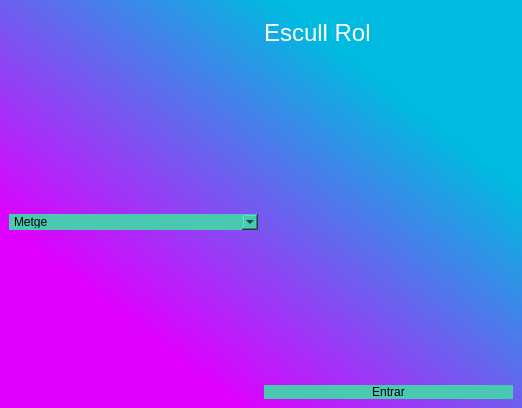
<?xml version="1.0" encoding="UTF-8"?>
<ui version="4.0">
 <class>Roles</class>
 <widget class="QMainWindow" name="Roles">
  <property name="geometry">
   <rect>
    <x>0</x>
    <y>0</y>
    <width>522</width>
    <height>408</height>
   </rect>
  </property>
  <property name="windowTitle">
   <string>Roles</string>
  </property>
  <property name="styleSheet">
   <string notr="true">
QWidget#centralwidget{
background-color:qlineargradient(spread:pad, x1:0, y1:1, x2:1, y2:0, stop:0.228856 rgba(223, 0, 255, 255), stop:0.761194 rgba(0, 186, 224, 255));
}</string>
  </property>
  <widget class="QWidget" name="centralwidget">
   <layout class="QGridLayout" name="gridLayout">
    <item row="2" column="0">
     <widget class="QComboBox" name="comboBox">
      <property name="styleSheet">
       <string notr="true">border-radius:10px;
font: 14pt &quot;MS Shell Dlg 2&quot;;
background-color: rgb(72, 201, 176);</string>
      </property>
      <item>
       <property name="text">
        <string>Metge</string>
       </property>
      </item>
      <item>
       <property name="text">
        <string>Pacient</string>
       </property>
      </item>
     </widget>
    </item>
    <item row="5" column="1">
     <widget class="QPushButton" name="pushButton">
      <property name="cursor">
       <cursorShape>PointingHandCursor</cursorShape>
      </property>
      <property name="styleSheet">
       <string notr="true">border-radius:10px;
font: 14pt &quot;MS Shell Dlg 2&quot;;
background-color: rgb(72, 201, 176);</string>
      </property>
      <property name="text">
       <string>Entrar</string>
      </property>
     </widget>
    </item>
    <item row="0" column="0">
     <widget class="QLabel" name="usuari">
      <property name="font">
       <font>
        <family>MS Shell Dlg 2</family>
        <pointsize>16</pointsize>
        <weight>50</weight>
        <italic>false</italic>
        <bold>false</bold>
       </font>
      </property>
      <property name="styleSheet">
       <string notr="true">font: 16pt &quot;MS Shell Dlg 2&quot;;
color: white;</string>
      </property>
      <property name="text">
       <string>&lt;html&gt;&lt;head/&gt;&lt;body&gt;&lt;p&gt;&lt;br/&gt;&lt;/p&gt;&lt;/body&gt;&lt;/html&gt;</string>
      </property>
     </widget>
    </item>
    <item row="0" column="1">
     <widget class="QLabel" name="usuari_3">
      <property name="font">
       <font>
        <family>MS Shell Dlg 2</family>
        <pointsize>16</pointsize>
        <weight>50</weight>
        <italic>false</italic>
        <bold>false</bold>
       </font>
      </property>
      <property name="styleSheet">
       <string notr="true">font: 16pt &quot;MS Shell Dlg 2&quot;;
color: white;</string>
      </property>
      <property name="text">
       <string>&lt;html&gt;&lt;head/&gt;&lt;body&gt;&lt;p&gt;&lt;span style=&quot; font-size:18pt;&quot;&gt;Escull Rol&lt;/span&gt;&lt;/p&gt;&lt;/body&gt;&lt;/html&gt;</string>
      </property>
     </widget>
    </item>
    <item row="3" column="0">
     <spacer name="verticalSpacer">
      <property name="orientation">
       <enum>Qt::Vertical</enum>
      </property>
      <property name="sizeHint" stdset="0">
       <size>
        <width>20</width>
        <height>40</height>
       </size>
      </property>
     </spacer>
    </item>
    <item row="1" column="0">
     <spacer name="verticalSpacer_2">
      <property name="orientation">
       <enum>Qt::Vertical</enum>
      </property>
      <property name="sizeHint" stdset="0">
       <size>
        <width>20</width>
        <height>40</height>
       </size>
      </property>
     </spacer>
    </item>
   </layout>
  </widget>
 </widget>
 <resources/>
 <connections/>
</ui>
